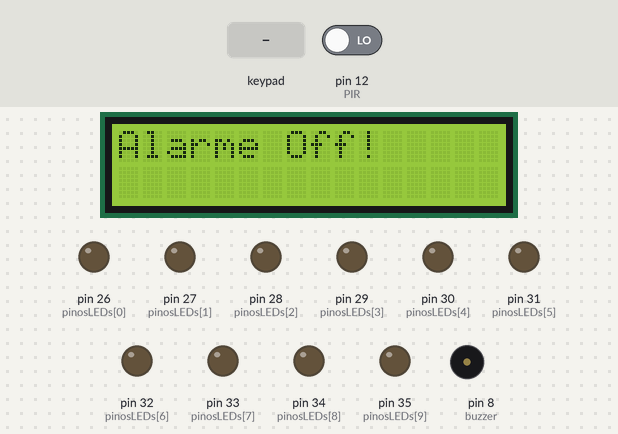
Recording of a sketch running on a simulated Arduino Mega 2560, built with avr-gcc and run on an emulated ATmega2560. Parts: 16×2 character LCD, output pins drawn as LEDs (lit = HIGH), buzzer (waves = sounding, pin HIGH). The inputs (shaded band) are chosen by the test bench; at power-on: pin 12 (PIR) LOW.

Above: at 1.2 s.
1.3 s: key 'A' pressed
At 2.7 s:
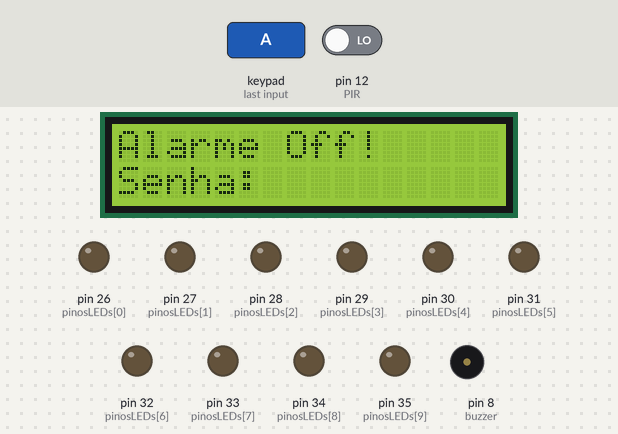
3.0 s: keypad keys 1 2 3 4 D pressed 0.4 s apart
At 3.45 s:
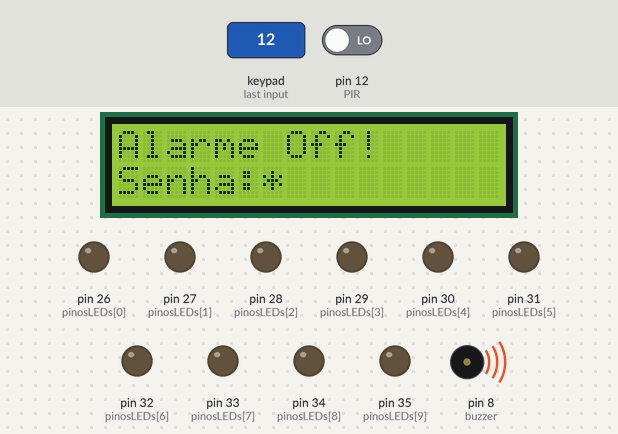
At 4.8 s:
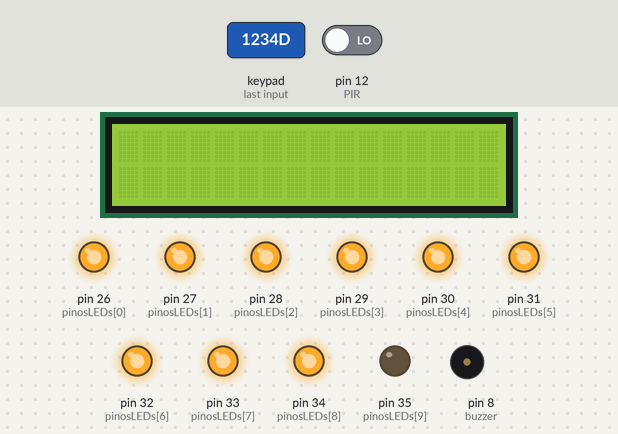
6.5 s: key 'B' pressed
9.5 s: keypad keys 4 6 4 7 4 8 4 9 D pressed 0.4 s apart
At 12.8 s:
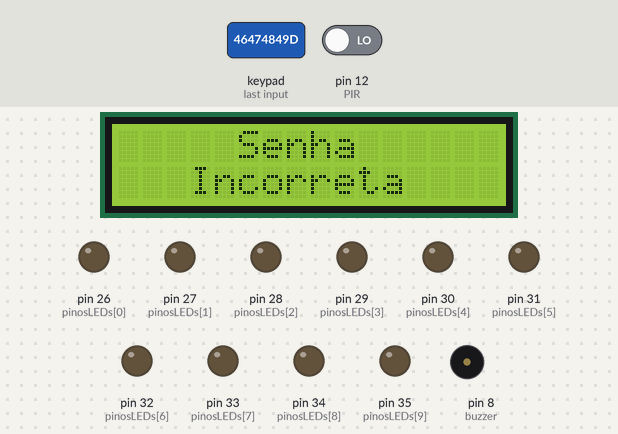
14.6 s: pin 12 (PIR) driven HIGH
17.6 s: pin 12 (PIR) driven LOW
Timing chart, 0 to 20.6 s (numbered marks = the images above; inputs shaded):
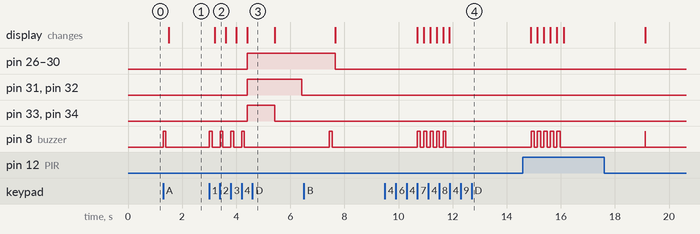

The sketch:

alarme_residencial_2.ino
```cpp
/*
 * Projeto de Alarme Residencial
 *
 * created October 2019
 * by Júlia Wotzasek Pereira & Matheus Augusto dos Santos
 *
 */

// Bibliotecas Utilizadas
#include <Wire.h>
#include <LiquidCrystal_I2C.h>
#include <Keypad.h>

LiquidCrystal_I2C lcd(0x27,16,2);

// Definição das constantes referentes aos componetes do circuito
const int buzzer = 8;
const int PIR = 12;

// Inicialização do teclado
const byte linhas = 4; // 4 linhas
const byte colunas = 4; // 4 colunas

// teclado matricial
char matrizteclado[linhas][colunas] {
  {'1','2','3','A'},
  {'4','5','6','B'},
  {'7','8','9','C'},
  {'*','0','#','D'}
};
byte pinoslinhas[linhas] = {46,47,48,49};
byte pinoscolunas[colunas] = {50,51,52,53};

// inicializa o teclado
Keypad teclado = Keypad( makeKeymap(matrizteclado), pinoslinhas, pinoscolunas, linhas, colunas );
int tom;

// Variáveis do bargraph
const int qtdLeds = 10;
const int pinosLEDs[] = {26,27,28,29,30,31,32,33,34,35};
int bargraph = 0;


// Variáveis do sistema
int alarmeLigado = 0; // booleano para alarme ligado ou não
int primeiraVez = 1; // booleano para não ficar piscando o display LCD
int pir; // variável de leitura do sensor de presença
char digito; // variável de leitura do teclado
int leSenha = 0; // variável booleana para que se leia a senha (condição em ativação e desativação de alarme e mudança de senha)
int contadorDigitos; // variável de controle da leitura da senha
const int NDIGITOS = 4; // tamanho das senhas
int ligarAlarme = 0; // variável que indica a intenção de ligar o alarme. Precisa da confirmação da senha
int senhaDigitada[NDIGITOS];
int senhaSistema[NDIGITOS] = {1,2,3,4};
int desligarAlarme = 0; // variável que indica a intenção de desligar o alarme. Precisa da confirmação da senha
int mudarSenha = 0; // variável que indica a intenção de mudar a senha. Precisa da confirmação da senha
int senhaDeveMudar = 0; // variável que autoriza mudar a senha do Sistema
int tempo = 5; // tempo do timer - 5 segundos de tempo default
int recebeTempo = 0; // variável para receber tempo
int contadorDisplay = 0;
int bargraphAtivo = 0;
int terminouTimer = 0;
int contadorBargraph;
int decresceTimer = 0;
int deveLigarAlarme = 0;

// Procedimento para leitura do teclado
char leDigito(){
  char digit = teclado.getKey();
  if(!digit){
    return 'e'; // não é um digito
  }
  else{
    int d = (int)digit;
    tom = 420 + 100 * (d - 48);
    digitalWrite(buzzer,HIGH);
    delayMicroseconds(tom);
    delay(100);
    digitalWrite(buzzer,LOW);
    delayMicroseconds(tom);
    delay(100);
    //lcd.clear();
    return digit;
  }
}

// Procedimento para verificação de senha
int verificaSenha(){
  int i;
  for(i = 0; i < NDIGITOS; i++){
    if(senhaDigitada[i] != senhaSistema[i]){
      return 0; // senha incorreta
    }
  }
  return 1; // senha correta
}

// Procedimento que chama as opções do menu
void executaMenu(){
  switch(digito){
    case 'A': // botão para ligar o alarme
      if((leSenha == 0) && (alarmeLigado == 0)){
        leSenha = 1;
        contadorDigitos = NDIGITOS; // reseta o contador
        ligarAlarme = 1;
        lcd.setCursor(0,1);
        lcd.print("Senha:");
      }
      break;
    case 'B': // botão para desligar o alarme
      if((leSenha == 0) && (alarmeLigado == 1)){
        leSenha = 1;
        contadorDigitos = NDIGITOS;
        desligarAlarme = 1;
        lcd.setCursor(0,1);
        lcd.print("Senha:");
      }
      break;
    case 'C': // botão para mudar a senha
      if(alarmeLigado == 1){
        lcd.clear();
        lcd.setCursor(1,0);
        lcd.print("Alarme Ligado!");
        lcd.setCursor(1,1);
        lcd.print("Acesso Negado!");
        delay(3000);
        lcd.clear();
      }else{
        if(leSenha == 0){
          leSenha = 1;
          mudarSenha = 1;
          contadorDigitos = NDIGITOS;
          lcd.setCursor(0,1);
          lcd.print("Senha:");
        }
      }
      break;
    case 'D': // setar o timer de disparo do alarme
       if(alarmeLigado == 1){
        lcd.clear();
        lcd.setCursor(1,0);
        lcd.print("Alarme Ligado!");
        lcd.setCursor(1,1);
        lcd.print("Acesso Negado!");
        delay(3000);
        lcd.clear();
       }else if(recebeTempo == 1){
        recebeTempo = 0;
        lcd.clear();
        lcd.setCursor(4,0);
        lcd.print("Timer");
        lcd.setCursor(3,1);
        lcd.print("Alterado");
        delay(3000);
        lcd.clear();
       }else{
        lcd.setCursor(0,1);
        lcd.print("Tempo(s):");
        recebeTempo = 1;
        tempo = 0;
       }
       break;
    default: // leitura dos números
       if((leSenha == 1) && (digito != 'e')){
         senhaDigitada[NDIGITOS - contadorDigitos] = (int)digito - 48; // arruma digito para int
         lcd.setCursor(6 + (NDIGITOS - contadorDigitos),1);
         lcd.print("*");
         contadorDigitos -= 1;
         if(contadorDigitos == 0){ // acabou de receber a senha digitada
           if(senhaDeveMudar == 1){
             leSenha = 0;
             int i;
             for(i = 0;i < NDIGITOS; i++){
               senhaSistema[i] = senhaDigitada[i];
             }
             senhaDeveMudar = 0;
             lcd.clear();
             lcd.setCursor(6,0);
             lcd.print("Senha");
             lcd.setCursor(4,1);
             lcd.print("Alterada");
             delay(3000);
             lcd.clear();
           }else{
             int senhaVerificada = verificaSenha();
             leSenha = 0;
             if(senhaVerificada == 1){
               lcd.clear();
               if(ligarAlarme == 1){
                 deveLigarAlarme = 1;
               }
               if(desligarAlarme == 1){
                 alarmeLigado = 0;
                 deveLigarAlarme = 0;
                 desligarAlarme = 0;
               }
               if(mudarSenha == 1){
                 leSenha = 1;
                 senhaDeveMudar = 1;
                 mudarSenha = 0;
                 contadorDigitos = NDIGITOS;
                 lcd.setCursor(0,1);
                 lcd.print("Senha:");
                 deveLigarAlarme = 0;

               }
             }else{
               lcd.clear();
               lcd.setCursor(5,0);
               lcd.print("Senha");
               lcd.setCursor(3,1);
               lcd.print("Incorreta");
               delay(3000);
               lcd.clear();
             }
           }
         }
       }
       if((recebeTempo == 1) && (digito != 'e')){
         tempo = 10 * tempo + (int)digito - 48;
         lcd.setCursor(9, 1);
         lcd.print(tempo);
       }
  }
}

void acendeBargraph(){
  if(deveLigarAlarme == 1 && bargraphAtivo == 0){
    bargraphAtivo = 1;
    contadorBargraph = tempo;
    decresceTimer = 1;
  }if(bargraphAtivo == 1){
    bargraph = map(contadorBargraph,0,tempo,0,9);
    for (int i=0; i< qtdLeds; i++) {
      if (i < bargraph){
        digitalWrite(pinosLEDs[i], HIGH);
      }
      else{
        digitalWrite(pinosLEDs[i],LOW);
      }
    }
    contadorBargraph -= 1;
    delay(1000);
    if(contadorBargraph < 0){
      if(ligarAlarme == 1){
        alarmeLigado = 1;
        bargraphAtivo = 0;
        deveLigarAlarme = 0;
        decresceTimer = 0;
      }
    }
  }
}

// Setup do jogo
void setup(){
  // Buzzer
  pinMode(buzzer,OUTPUT);

  // Display LCD
  lcd.init();
  lcd.setBacklight(HIGH);

  // bargraph
  int i;
  for (i = 0; i < qtdLeds; i++) {
    pinMode(pinosLEDs[i], OUTPUT);
  }

}

// Loop Principal
void loop(){
  digito = leDigito(); // le o digito do teclado
  pir = digitalRead(PIR); // le o sensor de presença
  executaMenu();
  acendeBargraph();
  if(alarmeLigado == 1){
    if(primeiraVez == 1){
      lcd.clear();
      primeiraVez = 0;
    }
    lcd.setCursor(0,0);
    lcd.print("Alarme On!");
    if(pir){
      digitalWrite(buzzer,HIGH);
      delayMicroseconds(100);
    }else{
      digitalWrite(buzzer,LOW);
      delayMicroseconds(100);
    }
  }else{
    lcd.setCursor(0,0);
    lcd.print("Alarme Off!");
    digitalWrite(buzzer,LOW);
    delayMicroseconds(100);
    primeiraVez = 1;
  }


}
```

Measured:
- after the input at 1.3 s, pin 8 (buzzer): LOW → HIGH at once, → LOW 0.10 s later; the display: changes after 0.21 s (image 1)
- after the input at 3.0 s, pin 26 (pinosLEDs[0]), pin 27 (pinosLEDs[1]): LOW → HIGH after 1.4 s
- after the input at 9.5 s, the display: first differs from a run without the input after 1.7 s (image 4 shows a later state)
